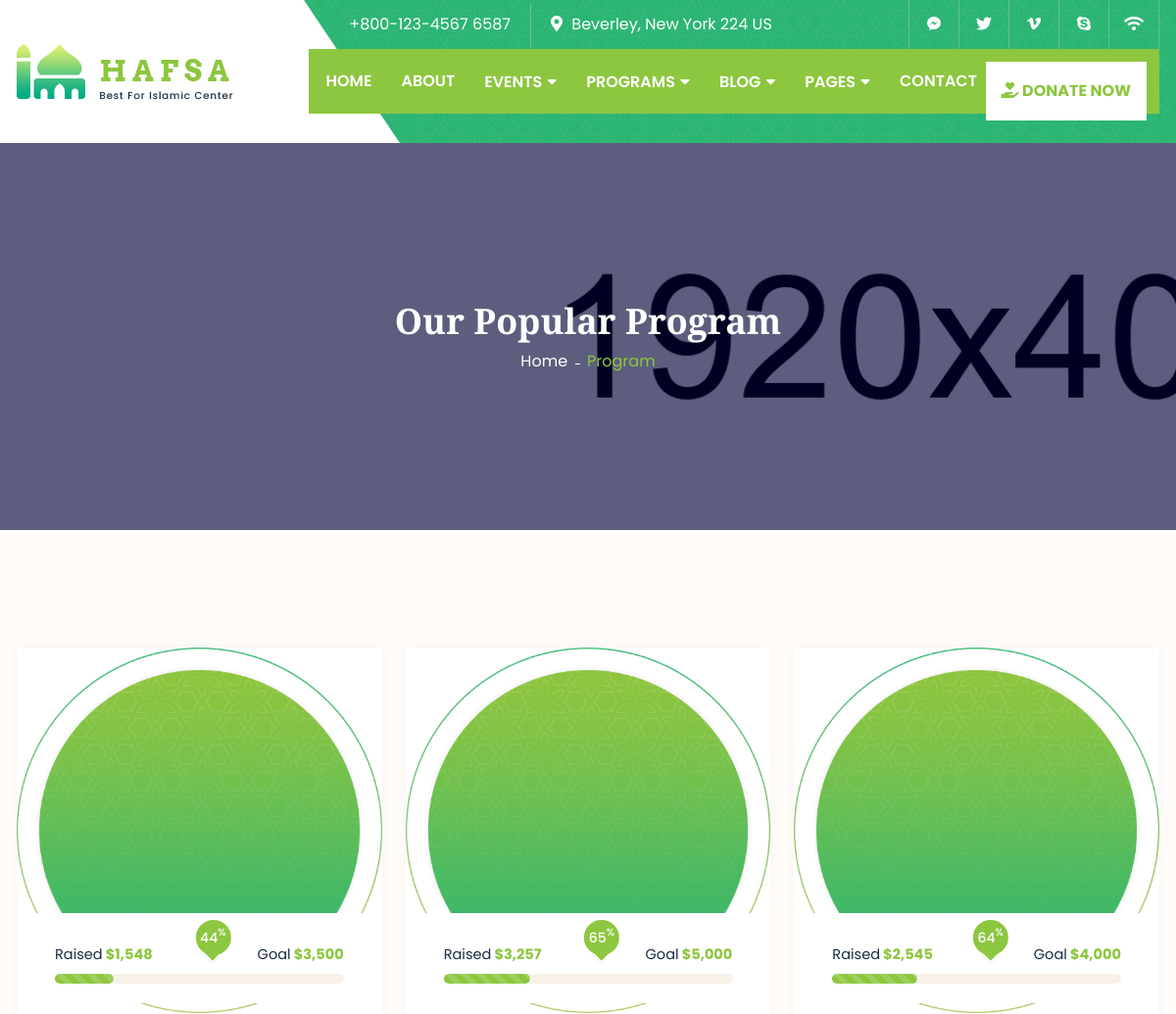
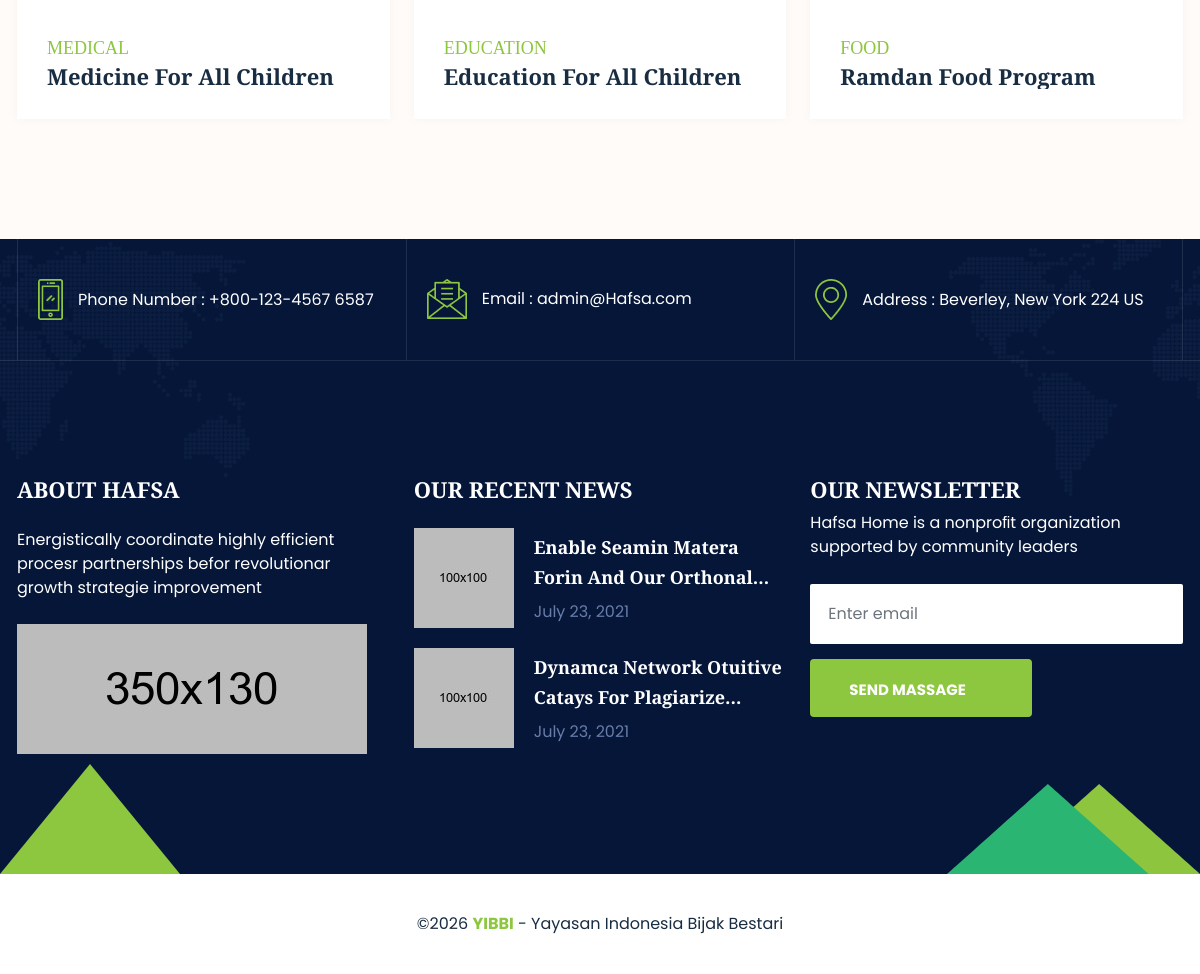
Screenshot of /programs.php with the database file from the repository (2 pictures, top to bottom).
### tables this page shows
CREATE TABLE `settings` (
  `id` int(11) NOT NULL AUTO_INCREMENT,
  `site_title` varchar(255) NOT NULL,
  `logo` varchar(255) DEFAULT NULL,
  `favicon` varchar(255) DEFAULT NULL,
  `phone` varchar(50) DEFAULT NULL,
  `email` varchar(100) DEFAULT NULL,
  `address` text DEFAULT NULL,
  `copyright_text` text DEFAULT NULL,
  `footer_about_title` varchar(255) DEFAULT 'About Hafsa',
  `footer_about_text` text DEFAULT NULL,
  `footer_about_image` varchar(255) DEFAULT NULL,
  `whatsapp_donation` varchar(20) DEFAULT '6281234567890',
  `created_at` timestamp NOT NULL DEFAULT current_timestamp(),
  `updated_at` timestamp NOT NULL DEFAULT current_timestamp() ON UPDATE current_timestamp(),
  PRIMARY KEY (`id`)
);

CREATE TABLE `social_media` (
  `id` int(11) NOT NULL AUTO_INCREMENT,
  `platform` varchar(50) NOT NULL,
  `icon_class` varchar(50) NOT NULL,
  `url` varchar(255) NOT NULL,
  `is_active` tinyint(1) NOT NULL DEFAULT 1,
  `order_index` int(11) NOT NULL DEFAULT 0,
  PRIMARY KEY (`id`)
);

CREATE TABLE `programs` (
  `id` int(11) NOT NULL AUTO_INCREMENT,
  `title` varchar(255) NOT NULL,
  `description` text NOT NULL,
  `image` varchar(255) NOT NULL,
  `amount_raised` decimal(10,2) DEFAULT 0.00,
  `target_amount` decimal(10,2) DEFAULT 0.00,
  `category` varchar(100) DEFAULT NULL,
  `type` enum('regular','urgent') DEFAULT 'regular',
  `is_active` tinyint(1) DEFAULT 1,
  `created_at` timestamp NOT NULL DEFAULT current_timestamp(),
  PRIMARY KEY (`id`)
);

### programs.php (the view, shortened to what the rows shown need)
<?php
require_once 'config/database.php';
$stmt = $pdo->query("SELECT * FROM social_media WHERE is_active = 1 ORDER BY order_index");
$socialMedia = $stmt->fetchAll();
$stmt = $pdo->query("SELECT * FROM programs WHERE is_active = 1 ORDER BY id DESC");
$programs = $stmt->fetchAll();
?>
<?php include 'includes/header.php'; ?>
    <div class="program-section padding-tb padding-b">
        <div class="container">
            <div class="row justify-content-center">
                <?php if (count($programs) > 0): ?>
                    <?php foreach ($programs as $index => $program): ?>
                    <div class="col-xl-4 col-md-6 col-12">
                        <div class="program-item <?php echo ($index < count($programs) - 3) ? 'mb-4' : (($index >= count($programs) - 3 && $index < count($programs) - 1) ? 'mb-4 mb-xl-0' : ''); ?>">
                            <div class="lab-inner">
                                <div class="lab-thumb">
                                    <a href="#">
                                        <img src="<?php echo htmlspecialchars($program['image']); ?>" alt="program-image">
                                    </a>
                                    <div class="lab-thumb-content">
                                        <div class="progress-item">
                                            <ul class="progress-item-status lab-ul d-flex justify-content-between mb-2">
                                                <li>Raised<span> $<?php echo number_format($program['amount_raised'], 0); ?></span></li>
                                                <li>Goal<span> $<?php echo number_format($program['target_amount'], 0); ?></span></li>
                                            </ul>
                                            <div class="progress-bar-wrapper progress" data-percent="<?php echo $program['percentage']; ?>%">
                                                <div class="progress-bar progress-bar-striped progress-bar-animated">
                                                </div>
                                            </div>
                                            <div class="progress-bar-percent d-flex align-items-center justify-content-center">
                                                <?php echo $program['percentage']; ?> <sup>%</sup>
                                            </div>
                                        </div>
                                    </div>
                                </div>
                                <div class="lab-content">
                                    <span><?php echo htmlspecialchars($program['category'] ?? 'Program'); ?></span>
                                    <h5><a href="#"><?php echo htmlspecialchars($program['title']); ?></a></h5>
                                </div>
                            </div>
                        </div>
                    </div>
                    <?php endforeach; ?>
                <?php else: ?>
                    <div class="col-12 text-center">
                        <p>Belum ada program yang tersedia.</p>
                    </div>
                <?php endif; ?>
            </div>
        </div>
    </div>
<?php include 'includes/footer.php'; ?>

### includes/header.php (shortened to what the rows shown need)
<?php
$stmt = $pdo->query("SELECT * FROM settings LIMIT 1");
$settings = $stmt->fetch();
$stmt = $pdo->query("SELECT * FROM social_media WHERE is_active = 1 ORDER BY order_index");
$socialMedia = $stmt->fetchAll();
?>
<!DOCTYPE html>
<html lang="en">
<head>
    <link rel="stylesheet" href="<?php echo BASE_URL; ?>assets/css/bootstrap.min.css">
    <link rel="stylesheet" href="<?php echo BASE_URL; ?>assets/css/all.min.css">
    <link rel="stylesheet" href="<?php echo BASE_URL; ?>assets/css/icofont.min.css">
    <link rel="stylesheet" href="<?php echo BASE_URL; ?>assets/css/lightcase.css">
    <link rel="stylesheet" href="<?php echo BASE_URL; ?>assets/css/swiper.min.css">
    <link rel="stylesheet" href="<?php echo BASE_URL; ?>assets/css/style.css">
</head>
<body>
    <header class="header-3 pattern-1">
        <div class="container">
            <div class="row align-items-center justify-content-center">
                <div class="col-xl-3 col-12">
                    <div class="mobile-menu-wrapper d-flex flex-wrap align-items-center justify-content-between">
                        <div class="logo">
                            <a href="index.php">
                                <img src="<?php echo htmlspecialchars($settings['logo'] ?? 'assets/images/logo/01.png'); ?>" alt="logo">
                            </a>
                        </div>
                    </div>
                </div>
                <div class="col-xl-9 col-12">
                    <div class="header-top">
                        <div class="header-top-area">
                            <ul class="left lab-ul">
                                <li>
                                    <i class="icofont-ui-call"></i> <span><?php echo htmlspecialchars($settings['phone'] ?? '+800-123-4567 6587'); ?></span>
                                </li>
                                <li>
                                    <i class="fas fa-map-marker-alt"></i> <?php echo htmlspecialchars($settings['address'] ?? 'Beverley, New York 224 US'); ?>
                                </li>
                            </ul>
                            <ul class="social-icons lab-ul d-flex">
                                <?php foreach ($socialMedia as $social): ?>
                                <li>
                                    <a href="<?php echo htmlspecialchars($social['url']); ?>"><i class="<?php echo htmlspecialchars($social['icon_class']); ?>"></i></a>
                                </li>
                                <?php endforeach; ?>
                            </ul>
                        </div>
                    </div>
                </div>
            </div>
        </div>
    </header>

### includes/footer.php (shortened to what the rows shown need)
    <footer class="footer-section" style="background-image: url(<?php echo BASE_URL; ?>assets/images/bg-images/footer-bg.png);">
        <div class="footer-top">
            <div class="container">
                <div class="row g-3 justify-content-center g-lg-0">
                    <div class="col-lg-4 col-sm-6 col-12">
                        <div class="footer-top-item lab-item">
                            <div class="lab-inner">
                                <div class="lab-content">
                                    <span>Phone Number : <?php echo htmlspecialchars($settings['phone'] ?? '+88019 339 702 520'); ?></span>
                                </div>
                            </div>
                        </div>
                    </div>
                    <div class="col-lg-4 col-sm-6 col-12">
                        <div class="footer-top-item lab-item">
                            <div class="lab-inner">
                                <div class="lab-content">
                                    <span>Email : <?php echo htmlspecialchars($settings['email'] ?? 'admin@YIBBI.com'); ?></span>
                                </div>
                            </div>
                        </div>
                    </div>
                    <div class="col-lg-4 col-sm-6 col-12">
                        <div class="footer-top-item lab-item">
                            <div class="lab-inner">
                                <div class="lab-content">
                                    <span>Address : <?php echo htmlspecialchars($settings['address'] ?? '30 North West New York 240'); ?></span>
                                </div>
                            </div>
                        </div>
                    </div>
                </div>
            </div>
        </div>
        <div class="footer-middle padding-tb tri-shape-3">
            <div class="container">
                <div class="row">
                    <div class="col-lg-4 col-md-6 col-12">
                        <div class="footer-middle-item-wrapper">
                            <div class="footer-middle-item mb-5 mb-lg-0">
                                <div class="fm-item-title">
                                    <h5><?php echo htmlspecialchars($settings['footer_about_title'] ?? 'About YIBBI'); ?></h5>
                                </div>
                                <div class="fm-item-content">
                                    <p class="mb-4"><?php echo htmlspecialchars($settings['footer_about_text'] ?? 'Energistically coordinate highly efficient procesr partnerships befor revolutionar growth strategie improvement'); ?></p>
                                    <img src="<?php echo BASE_URL; ?><?php echo htmlspecialchars($settings['footer_about_image'] ?? 'assets/images/footer/footer-middle/01.jpg'); ?>" alt="about-image"
                                        class="footer-abt-img">
                                </div>
                            </div>
                        </div>
                    </div>
                    <div class="col-lg-4 col-md-6 col-12">
                        <div class="footer-middle-item-wrapper">
                            <div class="footer-middle-item-3 mb-5 mb-lg-0">
                                <div class="fm-item-content">
                                    <p><?php echo htmlspecialchars($settings['site_title'] ?? 'YIBBI'); ?> is a nonproﬁt organization supported
                                        by community leaders</p>
                                    <form>
                                        <div class="form-group">
                                        </div>
                                        <button type="submit" class="lab-btn">Send Massage </button>
                                    </form>
                                </div>
                            </div>
                        </div>
                    </div>
                </div>
            </div>
        </div>
    </footer>
</body>
</html>

### rows the page displays
settings: logo (picture), phone "+800-123-4567 6587", address "Beverley, New York 224 US", email "admin@Hafsa.com", footer_about_title "ABOUT HAFSA", footer_about_text "Energistically coordinate highly efficient procesr partnerships befor revolutionar growth strategie improvement", footer_about_image (picture), site_title "Hafsa Home"
programs: image (picture), amount_raised "1,548", target_amount "3,500", percentage "44", category "MEDICAL", title "Medicine For All Children"
programs: image (picture), amount_raised "3,257", target_amount "5,000", percentage "65", category "EDUCATION", title "Education For All Children"
programs: image (picture), amount_raised "2,545", target_amount "4,000", percentage "64", category "FOOD", title "Ramdan Food Program"
